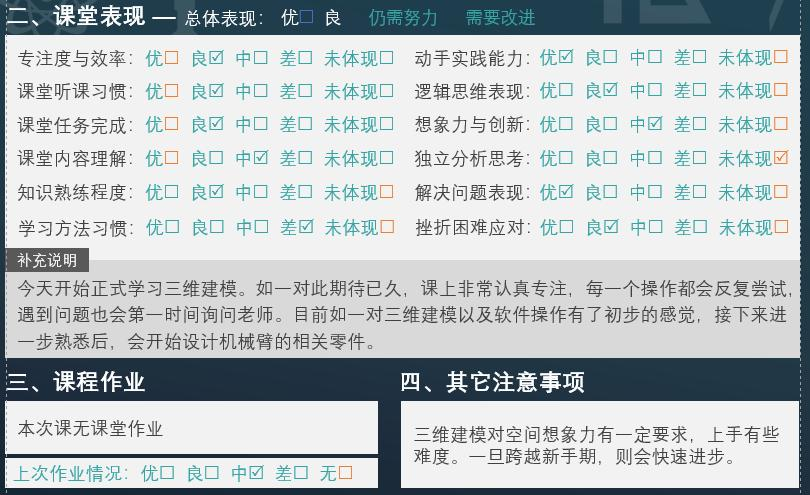
#> input picture PPTGenerator/problem.jpg, 810 x 495 px
$ python -i image_processor.py   (imports and definitions only)
#> lines starting #> are read from the running program, lines starting #| are printed output that depends on the picture
# -*- coding: utf-8 -*-
"""
图片处理器
负责图片的加载、裁剪、缩放等处理
"""

from pathlib import Path
from typing import Optional, Tuple, List
import io

from PIL import Image


class ImageProcessor:
    """图片处理器类"""

    # 默认目标尺寸（英寸）
    DEFAULT_WIDTH = 6.55
    DEFAULT_HEIGHT = 8.07

    # DPI（每英寸点数）
    DPI = 96

    # 支持的图片格式
    SUPPORTED_FORMATS = {'.jpg', '.jpeg', '.png', '.bmp', '.gif', '.tiff', '.webp'}

    def __init__(self):
        """初始化图片处理器"""
        pass

    def is_supported_format(self, file_path: str) -> bool:
        """
        检查文件格式是否支持

        Args:
            file_path: 文件路径

        Returns:
            是否支持
        """
        ext = Path(file_path).suffix.lower()
        return ext in self.SUPPORTED_FORMATS

    def load_image(self, image_path: str) -> Optional[Image.Image]:
        """
        加载图片

        Args:
            image_path: 图片路径

        Returns:
            PIL Image对象，失败返回None
        """
#> called with image_path = '../../PPTGenerator/problem.jpg'
        try:
            path = Path(image_path)
            if not path.exists():
                print(f"图片文件不存在: {image_path}")
                return None

            if not self.is_supported_format(image_path):
                print(f"不支持的图片格式: {path.suffix}")
                return None

            img = Image.open(path)
#> img is the input picture: PIL image 810x495 RGB; mean R, G, B 185.9, 193, 195.6

            # 转换为RGB模式（处理RGBA等）
            if img.mode in ('RGBA', 'LA', 'P'):
                # 创建白色背景
                background = Image.new('RGB', img.size, (255, 255, 255))
                if img.mode == 'P':
                    img = img.convert('RGBA')
                if img.mode in ('RGBA', 'LA'):
                    background.paste(img, mask=img.split()[-1])
                    img = background
                else:
                    img = img.convert('RGB')

            return img
        except Exception as e:
            print(f"加载图片失败: {e}")
            return None

    # [38 lines left out: functions load_image_from_bytes, get_image_info, not called in this run]

    def inches_to_pixels(self, inches: float) -> int:
        """
        英寸转换为像素

        Args:
            inches: 英寸值

        Returns:
            像素值
        """
        return int(inches * self.DPI)

    # [11 lines left out: function pixels_to_inches, not called in this run]

    def resize_to_fit(
        self,
        img: Image.Image,
        target_width: float,
        target_height: float
    ) -> Image.Image:
        """
        调整图片大小以适配目标区域（保持宽高比，覆盖整个区域）

        Args:
            img: PIL Image对象
            target_width: 目标宽度（英寸）
            target_height: 目标高度（英寸）

        Returns:
            调整后的Image对象
        """
#> called with target_width = 6.55, target_height = 8.07
        # 转换为像素
        target_w_px = self.inches_to_pixels(target_width)
        target_h_px = self.inches_to_pixels(target_height)

        # 计算缩放比例（选择较大的比例以覆盖整个区域）
        width_ratio = target_w_px / img.width
#> width_ratio = 0.775
        height_ratio = target_h_px / img.height
#> height_ratio = 1.56
        scale = max(width_ratio, height_ratio)
#> scale = 1.56

        # 计算新尺寸
        new_width = int(img.width * scale)
#> new_width = 1266
        new_height = int(img.height * scale)
#> new_height = 774

        # 缩放图片
        resized = img.resize((new_width, new_height), Image.LANCZOS)
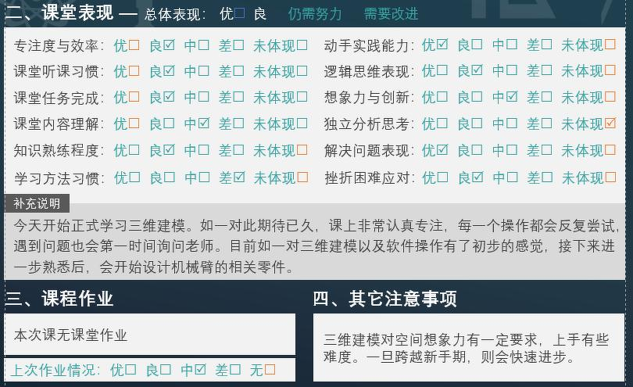
#> resized: PIL image 1266x774 RGB (shown at 1/2 size); mean R, G, B 185.7, 192.7, 195.3
        return resized

    # [30 lines left out: function resize_to_contain, not called in this run]

    def center_crop(
        self,
        img: Image.Image,
        target_width: float,
        target_height: float
    ) -> Image.Image:
        """
        居中裁剪图片

        Args:
            img: PIL Image对象
            target_width: 目标宽度（英寸）
            target_height: 目标高度（英寸）

        Returns:
            裁剪后的Image对象
        """
#> called with target_width = 6.55, target_height = 8.07
        target_w_px = self.inches_to_pixels(target_width)
        target_h_px = self.inches_to_pixels(target_height)

        # 确保图片足够大
        if img.width < target_w_px or img.height < target_h_px:
            # 如果图片太小，先放大
            img = self.resize_to_fit(img, target_width, target_height)

        # 计算裁剪位置
        left = (img.width - target_w_px) // 2
#> left = 319
        top = (img.height - target_h_px) // 2
#> top = 0
        right = left + target_w_px
#> right = 947
        bottom = top + target_h_px
#> bottom = 774

        # 裁剪
        cropped = img.crop((left, top, right, bottom))
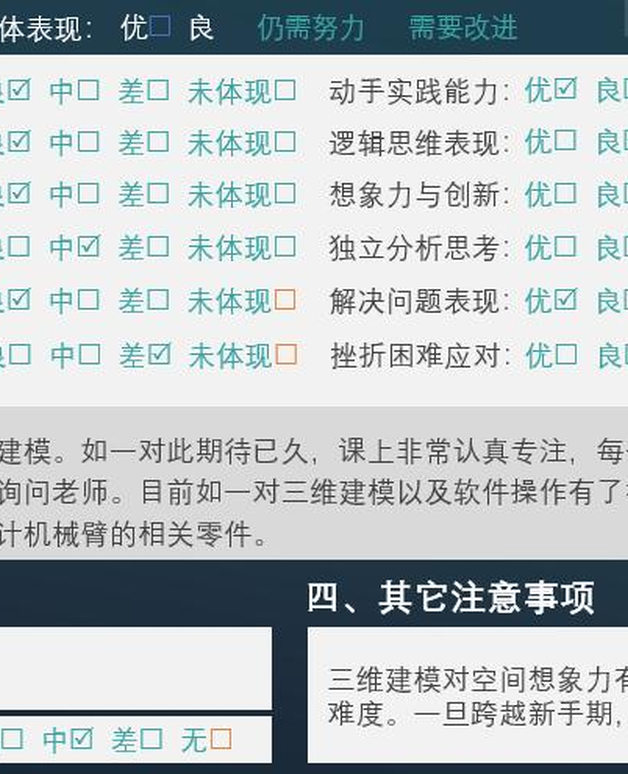
#> cropped: PIL image 628x774 RGB; mean R, G, B 187.8, 194.9, 197.5
        return cropped

    # [40 lines left out: function custom_crop, not called in this run]

    def process_image(
        self,
        image_path: str,
        target_width: float = DEFAULT_WIDTH,
        target_height: float = DEFAULT_HEIGHT,
        mode: str = "center"
    ) -> Optional[Image.Image]:
        """
        完整的图片处理流程

        Args:
            image_path: 图片路径
            target_width: 目标宽度（英寸）
            target_height: 目标高度（英寸）
            mode: 裁剪模式（center/manual）

        Returns:
            处理后的Image对象
        """
        img = self.load_image(image_path)
        if img is None:
            return None

        # 调整大小
        resized = self.resize_to_fit(img, target_width, target_height)

        # 居中裁剪
        if mode == "center":
            result = self.center_crop(resized, target_width, target_height)
        else:
            result = resized

        return result

    # [166 lines left out: functions process_image_for_ppt, rotate, flip_horizontal, flip_vertical, save_image, image_to_bytes and 2 more, not called in this run]

>>> result = ImageProcessor().process_image('../../PPTGenerator/problem.jpg')
